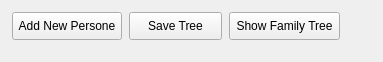
<?xml version="1.0" encoding="UTF-8"?>
<ui version="4.0">
 <class>FamilyTreeW</class>
 <widget class="QWidget" name="FamilyTreeW">
  <property name="geometry">
   <rect>
    <x>0</x>
    <y>0</y>
    <width>383</width>
    <height>62</height>
   </rect>
  </property>
  <property name="windowTitle">
   <string>Family Tree</string>
  </property>
  <property name="locale">
   <locale language="Ukrainian" country="Ukraine"/>
  </property>
  <widget class="QPushButton" name="btAddNewPersone">
   <property name="geometry">
    <rect>
     <x>12</x>
     <y>12</y>
     <width>110</width>
     <height>28</height>
    </rect>
   </property>
   <property name="text">
    <string>Add New Persone</string>
   </property>
  </widget>
  <widget class="QPushButton" name="pbSaveTree">
   <property name="geometry">
    <rect>
     <x>129</x>
     <y>12</y>
     <width>93</width>
     <height>28</height>
    </rect>
   </property>
   <property name="text">
    <string>Save Tree</string>
   </property>
  </widget>
  <widget class="QPushButton" name="btShowFamilyTree">
   <property name="geometry">
    <rect>
     <x>229</x>
     <y>12</y>
     <width>111</width>
     <height>28</height>
    </rect>
   </property>
   <property name="text">
    <string>Show Family Tree</string>
   </property>
  </widget>
 </widget>
 <layoutdefault spacing="6" margin="11"/>
 <resources/>
 <connections/>
</ui>
